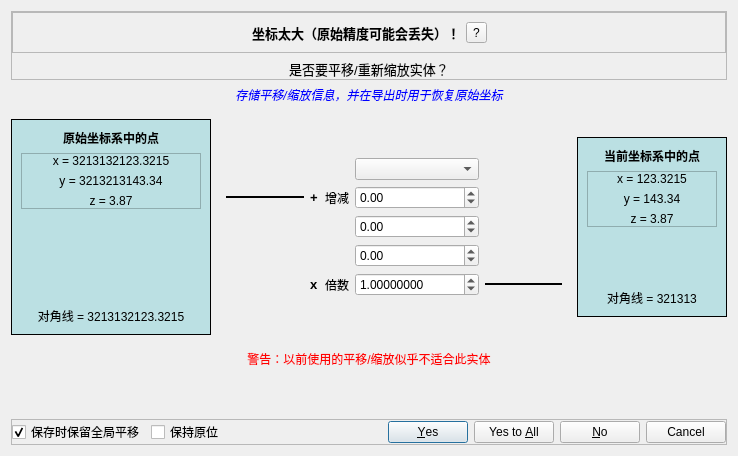
<?xml version="1.0" encoding="UTF-8"?>
<ui version="4.0">
 <class>GlobalShiftAndScaleDlg</class>
 <widget class="QDialog" name="GlobalShiftAndScaleDlg">
  <property name="geometry">
   <rect>
    <x>0</x>
    <y>0</y>
    <width>738</width>
    <height>456</height>
   </rect>
  </property>
  <property name="sizePolicy">
   <sizepolicy hsizetype="Expanding" vsizetype="Preferred">
    <horstretch>0</horstretch>
    <verstretch>0</verstretch>
   </sizepolicy>
  </property>
  <property name="windowTitle">
   <string>全局平移/缩放</string>
  </property>
  <layout class="QVBoxLayout" name="verticalLayout_5">
   <item>
    <widget class="QFrame" name="titleFrame">
     <property name="frameShape">
      <enum>QFrame::StyledPanel</enum>
     </property>
     <property name="frameShadow">
      <enum>QFrame::Raised</enum>
     </property>
     <layout class="QVBoxLayout" name="verticalLayout">
      <property name="leftMargin">
       <number>0</number>
      </property>
      <property name="topMargin">
       <number>0</number>
      </property>
      <property name="rightMargin">
       <number>0</number>
      </property>
      <property name="bottomMargin">
       <number>0</number>
      </property>
      <item>
       <widget class="QFrame" name="frame_2">
        <property name="frameShape">
         <enum>QFrame::StyledPanel</enum>
        </property>
        <property name="frameShadow">
         <enum>QFrame::Raised</enum>
        </property>
        <layout class="QHBoxLayout" name="horizontalLayout_3">
         <item>
          <spacer name="horizontalSpacer_3">
           <property name="orientation">
            <enum>Qt::Horizontal</enum>
           </property>
           <property name="sizeHint" stdset="0">
            <size>
             <width>40</width>
             <height>20</height>
            </size>
           </property>
          </spacer>
         </item>
         <item>
          <widget class="QLabel" name="messageLabel">
           <property name="font">
            <font>
             <pointsize>10</pointsize>
             <weight>75</weight>
             <bold>true</bold>
            </font>
           </property>
           <property name="text">
            <string>坐标太大（原始精度可能会丢失）！</string>
           </property>
           <property name="alignment">
            <set>Qt::AlignCenter</set>
           </property>
          </widget>
         </item>
         <item>
          <widget class="QToolButton" name="moreInfoToolButton">
           <property name="toolTip">
            <string>More information about this issue</string>
           </property>
           <property name="text">
            <string notr="true">?</string>
           </property>
          </widget>
         </item>
         <item>
          <spacer name="horizontalSpacer_4">
           <property name="orientation">
            <enum>Qt::Horizontal</enum>
           </property>
           <property name="sizeHint" stdset="0">
            <size>
             <width>40</width>
             <height>20</height>
            </size>
           </property>
          </spacer>
         </item>
        </layout>
       </widget>
      </item>
      <item>
       <layout class="QHBoxLayout" name="horizontalLayout_8">
        <item>
         <spacer name="horizontalSpacer">
          <property name="orientation">
           <enum>Qt::Horizontal</enum>
          </property>
          <property name="sizeHint" stdset="0">
           <size>
            <width>40</width>
            <height>20</height>
           </size>
          </property>
         </spacer>
        </item>
        <item>
         <widget class="QLabel" name="label_4">
          <property name="font">
           <font>
            <pointsize>10</pointsize>
           </font>
          </property>
          <property name="text">
           <string>是否要平移/重新缩放实体？</string>
          </property>
          <property name="alignment">
           <set>Qt::AlignCenter</set>
          </property>
         </widget>
        </item>
        <item>
         <spacer name="horizontalSpacer_2">
          <property name="orientation">
           <enum>Qt::Horizontal</enum>
          </property>
          <property name="sizeHint" stdset="0">
           <size>
            <width>40</width>
            <height>20</height>
           </size>
          </property>
         </spacer>
        </item>
       </layout>
      </item>
     </layout>
    </widget>
   </item>
   <item>
    <widget class="QLabel" name="infoLabel">
     <property name="font">
      <font>
       <italic>true</italic>
      </font>
     </property>
     <property name="styleSheet">
      <string notr="true">color: blue;</string>
     </property>
     <property name="text">
      <string>存储平移/缩放信息，并在导出时用于恢复原始坐标</string>
     </property>
     <property name="alignment">
      <set>Qt::AlignCenter</set>
     </property>
    </widget>
   </item>
   <item>
    <widget class="QFrame" name="mainFrame">
     <property name="sizePolicy">
      <sizepolicy hsizetype="Expanding" vsizetype="Maximum">
       <horstretch>0</horstretch>
       <verstretch>0</verstretch>
      </sizepolicy>
     </property>
     <layout class="QHBoxLayout" name="horizontalLayout_4">
      <property name="leftMargin">
       <number>0</number>
      </property>
      <property name="topMargin">
       <number>9</number>
      </property>
      <property name="rightMargin">
       <number>0</number>
      </property>
      <property name="bottomMargin">
       <number>9</number>
      </property>
      <item>
       <layout class="QVBoxLayout" name="verticalLayout_3">
        <item>
         <widget class="QFrame" name="bigCubeFrame">
          <property name="sizePolicy">
           <sizepolicy hsizetype="Maximum" vsizetype="Maximum">
            <horstretch>0</horstretch>
            <verstretch>0</verstretch>
           </sizepolicy>
          </property>
          <property name="minimumSize">
           <size>
            <width>200</width>
            <height>200</height>
           </size>
          </property>
          <property name="toolTip">
           <string>This version corresponds to the input (or output) file</string>
          </property>
          <property name="styleSheet">
           <string notr="true">background-color:rgb(187,224,227);</string>
          </property>
          <property name="frameShape">
           <enum>QFrame::Box</enum>
          </property>
          <property name="frameShadow">
           <enum>QFrame::Plain</enum>
          </property>
          <property name="lineWidth">
           <number>1</number>
          </property>
          <layout class="QVBoxLayout" name="verticalLayout_7">
           <item>
            <widget class="QLabel" name="label">
             <property name="font">
              <font>
               <weight>75</weight>
               <bold>true</bold>
              </font>
             </property>
             <property name="text">
              <string>原始坐标系中的点</string>
             </property>
             <property name="alignment">
              <set>Qt::AlignCenter</set>
             </property>
            </widget>
           </item>
           <item>
            <widget class="QFrame" name="originalPointFrame">
             <property name="frameShape">
              <enum>QFrame::StyledPanel</enum>
             </property>
             <property name="frameShadow">
              <enum>QFrame::Raised</enum>
             </property>
             <layout class="QVBoxLayout" name="verticalLayout_9">
              <property name="leftMargin">
               <number>0</number>
              </property>
              <property name="topMargin">
               <number>0</number>
              </property>
              <property name="rightMargin">
               <number>0</number>
              </property>
              <property name="bottomMargin">
               <number>0</number>
              </property>
              <item>
               <widget class="QLabel" name="xOriginLabel">
                <property name="text">
                 <string notr="true">x = 3213132123.3215</string>
                </property>
                <property name="alignment">
                 <set>Qt::AlignCenter</set>
                </property>
               </widget>
              </item>
              <item>
               <widget class="QLabel" name="yOriginLabel">
                <property name="text">
                 <string notr="true">y = 3213213143.34</string>
                </property>
                <property name="alignment">
                 <set>Qt::AlignCenter</set>
                </property>
               </widget>
              </item>
              <item>
               <widget class="QLabel" name="zOriginLabel">
                <property name="text">
                 <string notr="true">z = 3.87</string>
                </property>
                <property name="alignment">
                 <set>Qt::AlignCenter</set>
                </property>
               </widget>
              </item>
             </layout>
            </widget>
           </item>
           <item>
            <spacer name="verticalSpacer_6">
             <property name="orientation">
              <enum>Qt::Vertical</enum>
             </property>
             <property name="sizeHint" stdset="0">
              <size>
               <width>20</width>
               <height>92</height>
              </size>
             </property>
            </spacer>
           </item>
           <item>
            <widget class="QLabel" name="diagOriginLabel">
             <property name="text">
              <string>对角线 = 3213132123.3215</string>
             </property>
             <property name="alignment">
              <set>Qt::AlignCenter</set>
             </property>
            </widget>
           </item>
          </layout>
         </widget>
        </item>
       </layout>
      </item>
      <item>
       <layout class="QHBoxLayout" name="horizontalLayout">
        <item>
         <layout class="QVBoxLayout" name="verticalLayout_2">
          <item>
           <spacer name="verticalSpacer_4">
            <property name="orientation">
             <enum>Qt::Vertical</enum>
            </property>
            <property name="sizeHint" stdset="0">
             <size>
              <width>20</width>
              <height>20</height>
             </size>
            </property>
           </spacer>
          </item>
          <item>
           <widget class="QFrame" name="shiftFrame">
            <property name="sizePolicy">
             <sizepolicy hsizetype="Preferred" vsizetype="Maximum">
              <horstretch>0</horstretch>
              <verstretch>0</verstretch>
             </sizepolicy>
            </property>
            <layout class="QGridLayout" name="gridLayout">
             <item row="5" column="4">
              <widget class="QDoubleSpinBox" name="scaleSpinBox">
               <property name="maximumSize">
                <size>
                 <width>150</width>
                 <height>16777215</height>
                </size>
               </property>
               <property name="decimals">
                <number>8</number>
               </property>
               <property name="minimum">
                <double>0.000001000000000</double>
               </property>
               <property name="maximum">
                <double>1000000.000000000000000</double>
               </property>
               <property name="singleStep">
                <double>0.100000000000000</double>
               </property>
               <property name="value">
                <double>1.000000000000000</double>
               </property>
              </widget>
             </item>
             <item row="5" column="2">
              <widget class="QLabel" name="label_3">
               <property name="font">
                <font>
                 <pointsize>10</pointsize>
                 <weight>75</weight>
                 <bold>true</bold>
                </font>
               </property>
               <property name="text">
                <string notr="true">x</string>
               </property>
              </widget>
             </item>
             <item row="2" column="4">
              <widget class="QDoubleSpinBox" name="shiftX">
               <property name="sizePolicy">
                <sizepolicy hsizetype="Expanding" vsizetype="Fixed">
                 <horstretch>0</horstretch>
                 <verstretch>0</verstretch>
                </sizepolicy>
               </property>
               <property name="maximumSize">
                <size>
                 <width>150</width>
                 <height>16777215</height>
                </size>
               </property>
               <property name="minimum">
                <double>-1000000000000.000000000000000</double>
               </property>
               <property name="maximum">
                <double>1000000000000.000000000000000</double>
               </property>
              </widget>
             </item>
             <item row="2" column="3">
              <widget class="QLabel" name="label1">
               <property name="sizePolicy">
                <sizepolicy hsizetype="Maximum" vsizetype="Preferred">
                 <horstretch>0</horstretch>
                 <verstretch>0</verstretch>
                </sizepolicy>
               </property>
               <property name="text">
                <string>增减</string>
               </property>
              </widget>
             </item>
             <item row="2" column="2">
              <widget class="QLabel" name="label_5">
               <property name="font">
                <font>
                 <pointsize>10</pointsize>
                 <weight>75</weight>
                 <bold>true</bold>
                </font>
               </property>
               <property name="text">
                <string notr="true">+</string>
               </property>
              </widget>
             </item>
             <item row="5" column="3">
              <widget class="QLabel" name="label1_2">
               <property name="sizePolicy">
                <sizepolicy hsizetype="Maximum" vsizetype="Preferred">
                 <horstretch>0</horstretch>
                 <verstretch>0</verstretch>
                </sizepolicy>
               </property>
               <property name="text">
                <string>倍数</string>
               </property>
              </widget>
             </item>
             <item row="3" column="4">
              <widget class="QDoubleSpinBox" name="shiftY">
               <property name="sizePolicy">
                <sizepolicy hsizetype="Expanding" vsizetype="Fixed">
                 <horstretch>0</horstretch>
                 <verstretch>0</verstretch>
                </sizepolicy>
               </property>
               <property name="maximumSize">
                <size>
                 <width>150</width>
                 <height>16777215</height>
                </size>
               </property>
               <property name="minimum">
                <double>-1000000000000.000000000000000</double>
               </property>
               <property name="maximum">
                <double>1000000000000.000000000000000</double>
               </property>
              </widget>
             </item>
             <item row="4" column="4">
              <widget class="QDoubleSpinBox" name="shiftZ">
               <property name="sizePolicy">
                <sizepolicy hsizetype="Expanding" vsizetype="Fixed">
                 <horstretch>0</horstretch>
                 <verstretch>0</verstretch>
                </sizepolicy>
               </property>
               <property name="maximumSize">
                <size>
                 <width>150</width>
                 <height>16777215</height>
                </size>
               </property>
               <property name="minimum">
                <double>-1000000000000.000000000000000</double>
               </property>
               <property name="maximum">
                <double>1000000000000.000000000000000</double>
               </property>
              </widget>
             </item>
             <item row="2" column="1">
              <widget class="QFrame" name="hLine2Frame">
               <property name="sizePolicy">
                <sizepolicy hsizetype="Expanding" vsizetype="Fixed">
                 <horstretch>0</horstretch>
                 <verstretch>0</verstretch>
                </sizepolicy>
               </property>
               <property name="minimumSize">
                <size>
                 <width>20</width>
                 <height>2</height>
                </size>
               </property>
               <property name="maximumSize">
                <size>
                 <width>16777215</width>
                 <height>2</height>
                </size>
               </property>
               <property name="frameShape">
                <enum>QFrame::Box</enum>
               </property>
               <property name="frameShadow">
                <enum>QFrame::Plain</enum>
               </property>
               <property name="lineWidth">
                <number>2</number>
               </property>
              </widget>
             </item>
             <item row="5" column="5">
              <widget class="QFrame" name="hLine3Frame">
               <property name="sizePolicy">
                <sizepolicy hsizetype="Expanding" vsizetype="Preferred">
                 <horstretch>0</horstretch>
                 <verstretch>0</verstretch>
                </sizepolicy>
               </property>
               <property name="minimumSize">
                <size>
                 <width>20</width>
                 <height>2</height>
                </size>
               </property>
               <property name="maximumSize">
                <size>
                 <width>16777215</width>
                 <height>2</height>
                </size>
               </property>
               <property name="frameShape">
                <enum>QFrame::Box</enum>
               </property>
               <property name="frameShadow">
                <enum>QFrame::Plain</enum>
               </property>
               <property name="lineWidth">
                <number>2</number>
               </property>
              </widget>
             </item>
             <item row="0" column="4">
              <widget class="QComboBox" name="loadComboBox">
               <property name="toolTip">
                <string>You can add default items to this list by placing a text file named &lt;span style=&quot; font-weight:600;&quot;&gt;global_shift_list.txt&lt;/span&gt; next to the application executable file. On each line you should define 5 items separated by semicolon characters: name ; ShiftX ; ShiftY ; ShiftZ ; scale</string>
               </property>
               <property name="currentIndex">
                <number>-1</number>
               </property>
              </widget>
             </item>
            </layout>
           </widget>
          </item>
          <item>
           <spacer name="verticalSpacer_3">
            <property name="orientation">
             <enum>Qt::Vertical</enum>
            </property>
            <property name="sizeHint" stdset="0">
             <size>
              <width>20</width>
              <height>20</height>
             </size>
            </property>
           </spacer>
          </item>
         </layout>
        </item>
        <item>
         <layout class="QVBoxLayout" name="verticalLayout_4">
          <item>
           <widget class="QFrame" name="smallCubeFrame">
            <property name="sizePolicy">
             <sizepolicy hsizetype="Maximum" vsizetype="Maximum">
              <horstretch>0</horstretch>
              <verstretch>0</verstretch>
             </sizepolicy>
            </property>
            <property name="minimumSize">
             <size>
              <width>150</width>
              <height>180</height>
             </size>
            </property>
            <property name="toolTip">
             <string>This version is the one CloudCompare will work with. Mind the digits!</string>
            </property>
            <property name="styleSheet">
             <string notr="true">background-color:rgb(187,224,227);</string>
            </property>
            <property name="frameShape">
             <enum>QFrame::Box</enum>
            </property>
            <property name="frameShadow">
             <enum>QFrame::Plain</enum>
            </property>
            <property name="lineWidth">
             <number>1</number>
            </property>
            <layout class="QVBoxLayout" name="verticalLayout_8">
             <item>
              <widget class="QLabel" name="label_2">
               <property name="font">
                <font>
                 <weight>75</weight>
                 <bold>true</bold>
                </font>
               </property>
               <property name="text">
                <string>当前坐标系中的点</string>
               </property>
               <property name="alignment">
                <set>Qt::AlignCenter</set>
               </property>
              </widget>
             </item>
             <item>
              <widget class="QFrame" name="destPointFrame">
               <property name="frameShape">
                <enum>QFrame::StyledPanel</enum>
               </property>
               <property name="frameShadow">
                <enum>QFrame::Raised</enum>
               </property>
               <layout class="QVBoxLayout" name="verticalLayout_10">
                <property name="leftMargin">
                 <number>0</number>
                </property>
                <property name="topMargin">
                 <number>0</number>
                </property>
                <property name="rightMargin">
                 <number>0</number>
                </property>
                <property name="bottomMargin">
                 <number>0</number>
                </property>
                <item>
                 <widget class="QLabel" name="xDestLabel">
                  <property name="text">
                   <string notr="true">x = 123.3215</string>
                  </property>
                  <property name="alignment">
                   <set>Qt::AlignCenter</set>
                  </property>
                 </widget>
                </item>
                <item>
                 <widget class="QLabel" name="yDestLabel">
                  <property name="text">
                   <string notr="true">y = 143.34</string>
                  </property>
                  <property name="alignment">
                   <set>Qt::AlignCenter</set>
                  </property>
                 </widget>
                </item>
                <item>
                 <widget class="QLabel" name="zDestLabel">
                  <property name="text">
                   <string notr="true">z = 3.87</string>
                  </property>
                  <property name="alignment">
                   <set>Qt::AlignCenter</set>
                  </property>
                 </widget>
                </item>
               </layout>
              </widget>
             </item>
             <item>
              <spacer name="verticalSpacer_7">
               <property name="orientation">
                <enum>Qt::Vertical</enum>
               </property>
               <property name="sizeHint" stdset="0">
                <size>
                 <width>20</width>
                 <height>46</height>
                </size>
               </property>
              </spacer>
             </item>
             <item>
              <widget class="QLabel" name="diagDestLabel">
               <property name="text">
                <string>对角线 = 321313</string>
               </property>
               <property name="alignment">
                <set>Qt::AlignCenter</set>
               </property>
              </widget>
             </item>
            </layout>
           </widget>
          </item>
         </layout>
        </item>
       </layout>
      </item>
     </layout>
    </widget>
   </item>
   <item>
    <widget class="QLabel" name="warningLabel">
     <property name="styleSheet">
      <string notr="true">color: red;</string>
     </property>
     <property name="text">
      <string>警告：以前使用的平移/缩放似乎不适合此实体</string>
     </property>
     <property name="alignment">
      <set>Qt::AlignCenter</set>
     </property>
    </widget>
   </item>
   <item>
    <spacer name="verticalSpacer">
     <property name="orientation">
      <enum>Qt::Vertical</enum>
     </property>
     <property name="sizeHint" stdset="0">
      <size>
       <width>20</width>
       <height>40</height>
      </size>
     </property>
    </spacer>
   </item>
   <item>
    <widget class="QFrame" name="frame">
     <property name="frameShape">
      <enum>QFrame::StyledPanel</enum>
     </property>
     <property name="frameShadow">
      <enum>QFrame::Raised</enum>
     </property>
     <layout class="QHBoxLayout" name="horizontalLayout_2">
      <property name="leftMargin">
       <number>0</number>
      </property>
      <property name="topMargin">
       <number>0</number>
      </property>
      <property name="rightMargin">
       <number>0</number>
      </property>
      <property name="bottomMargin">
       <number>0</number>
      </property>
      <item>
       <widget class="QCheckBox" name="preserveShiftOnSaveCheckBox">
        <property name="text">
         <string>保存时保留全局平移</string>
        </property>
        <property name="checked">
         <bool>true</bool>
        </property>
       </widget>
      </item>
      <item>
       <widget class="QCheckBox" name="keepGlobalPosCheckBox">
        <property name="toolTip">
         <string>The local coordinates will be changed so as to keep the global coordinates the same</string>
        </property>
        <property name="text">
         <string>保持原位</string>
        </property>
       </widget>
      </item>
      <item>
       <widget class="QDialogButtonBox" name="buttonBox">
        <property name="orientation">
         <enum>Qt::Horizontal</enum>
        </property>
        <property name="standardButtons">
         <set>QDialogButtonBox::Cancel|QDialogButtonBox::No|QDialogButtonBox::Yes|QDialogButtonBox::YesToAll</set>
        </property>
       </widget>
      </item>
     </layout>
    </widget>
   </item>
  </layout>
 </widget>
 <resources/>
 <connections>
  <connection>
   <sender>buttonBox</sender>
   <signal>accepted()</signal>
   <receiver>GlobalShiftAndScaleDlg</receiver>
   <slot>accept()</slot>
   <hints>
    <hint type="sourcelabel">
     <x>248</x>
     <y>254</y>
    </hint>
    <hint type="destinationlabel">
     <x>157</x>
     <y>274</y>
    </hint>
   </hints>
  </connection>
  <connection>
   <sender>buttonBox</sender>
   <signal>rejected()</signal>
   <receiver>GlobalShiftAndScaleDlg</receiver>
   <slot>reject()</slot>
   <hints>
    <hint type="sourcelabel">
     <x>316</x>
     <y>260</y>
    </hint>
    <hint type="destinationlabel">
     <x>286</x>
     <y>274</y>
    </hint>
   </hints>
  </connection>
  <connection>
   <sender>preserveShiftOnSaveCheckBox</sender>
   <signal>toggled(bool)</signal>
   <receiver>infoLabel</receiver>
   <slot>setVisible(bool)</slot>
   <hints>
    <hint type="sourcelabel">
     <x>90</x>
     <y>367</y>
    </hint>
    <hint type="destinationlabel">
     <x>321</x>
     <y>91</y>
    </hint>
   </hints>
  </connection>
 </connections>
</ui>
